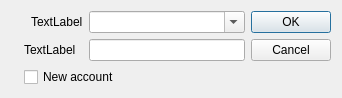
<?xml version="1.0" encoding="UTF-8"?>
<ui version="4.0">
 <class>ParametersDlg</class>
 <widget class="QDialog" name="ParametersDlg">
  <property name="geometry">
   <rect>
    <x>0</x>
    <y>0</y>
    <width>425</width>
    <height>113</height>
   </rect>
  </property>
  <property name="sizePolicy">
   <sizepolicy hsizetype="Expanding" vsizetype="Expanding">
    <horstretch>0</horstretch>
    <verstretch>0</verstretch>
   </sizepolicy>
  </property>
  <property name="maximumSize">
   <size>
    <width>425</width>
    <height>115</height>
   </size>
  </property>
  <property name="windowTitle">
   <string>Dialog</string>
  </property>
  <property name="modal">
   <bool>true</bool>
  </property>
  <layout class="QGridLayout" name="gridLayout">
   <property name="sizeConstraint">
    <enum>QLayout::SetFixedSize</enum>
   </property>
   <item row="0" column="0" rowspan="3">
    <widget class="QLabel" name="label">
     <property name="text">
      <string/>
     </property>
     <property name="pixmap">
      <pixmap resource="application.qrc">:/img/password.png</pixmap>
     </property>
    </widget>
   </item>
   <item row="0" column="1">
    <widget class="QLabel" name="label1">
     <property name="layoutDirection">
      <enum>Qt::RightToLeft</enum>
     </property>
     <property name="autoFillBackground">
      <bool>false</bool>
     </property>
     <property name="text">
      <string>TextLabel</string>
     </property>
     <property name="scaledContents">
      <bool>false</bool>
     </property>
     <property name="indent">
      <number>7</number>
     </property>
    </widget>
   </item>
   <item row="0" column="2">
    <widget class="QComboBox" name="comboBox">
     <property name="minimumSize">
      <size>
       <width>156</width>
       <height>0</height>
      </size>
     </property>
     <property name="editable">
      <bool>true</bool>
     </property>
    </widget>
   </item>
   <item row="0" column="3">
    <widget class="QPushButton" name="okBtn">
     <property name="text">
      <string>OK</string>
     </property>
    </widget>
   </item>
   <item row="1" column="1">
    <widget class="QLabel" name="label2">
     <property name="text">
      <string>TextLabel</string>
     </property>
    </widget>
   </item>
   <item row="1" column="2">
    <widget class="QLineEdit" name="lineEdit1"/>
   </item>
   <item row="1" column="3">
    <widget class="QPushButton" name="cancelBtn">
     <property name="text">
      <string>Cancel</string>
     </property>
    </widget>
   </item>
   <item row="2" column="1" colspan="2">
    <widget class="QCheckBox" name="chNewAc">
     <property name="text">
      <string>New account</string>
     </property>
    </widget>
   </item>
  </layout>
 </widget>
 <tabstops>
  <tabstop>lineEdit1</tabstop>
  <tabstop>okBtn</tabstop>
  <tabstop>comboBox</tabstop>
  <tabstop>chNewAc</tabstop>
  <tabstop>cancelBtn</tabstop>
 </tabstops>
 <resources>
  <include location="application.qrc"/>
 </resources>
 <connections>
  <connection>
   <sender>cancelBtn</sender>
   <signal>clicked()</signal>
   <receiver>ParametersDlg</receiver>
   <slot>reject()</slot>
   <hints>
    <hint type="sourcelabel">
     <x>378</x>
     <y>61</y>
    </hint>
    <hint type="destinationlabel">
     <x>212</x>
     <y>56</y>
    </hint>
   </hints>
  </connection>
 </connections>
</ui>
